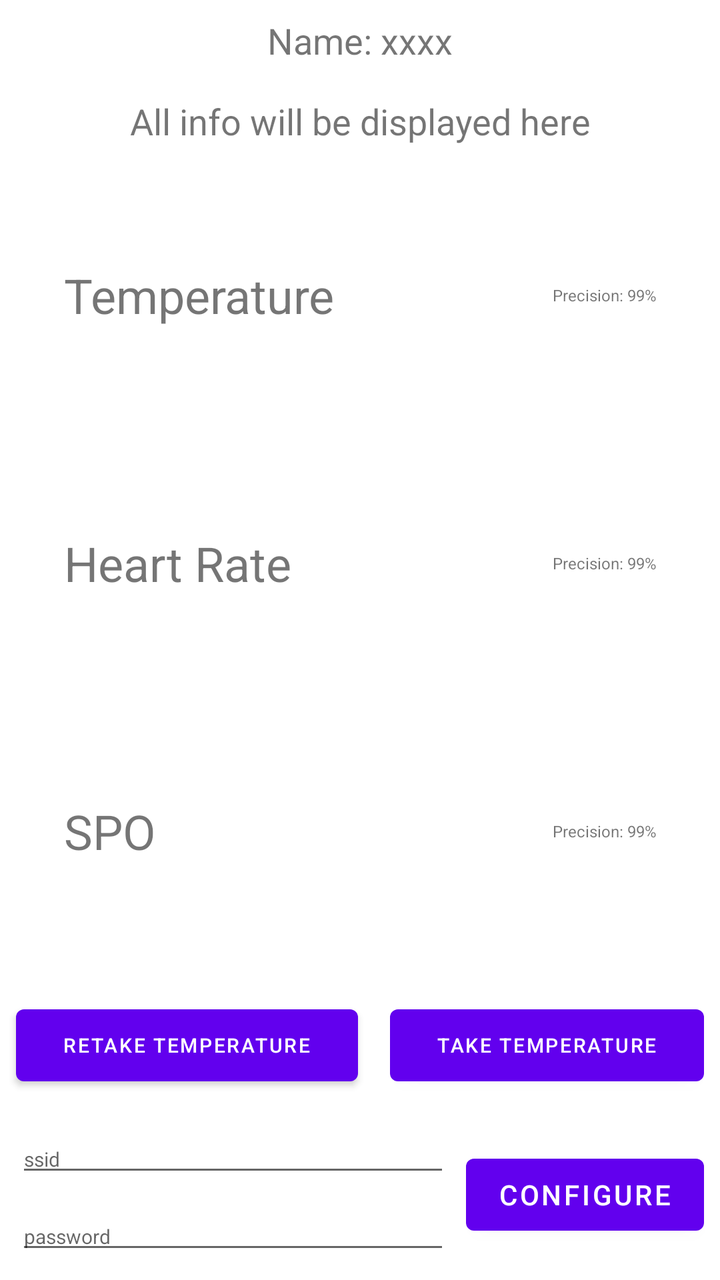
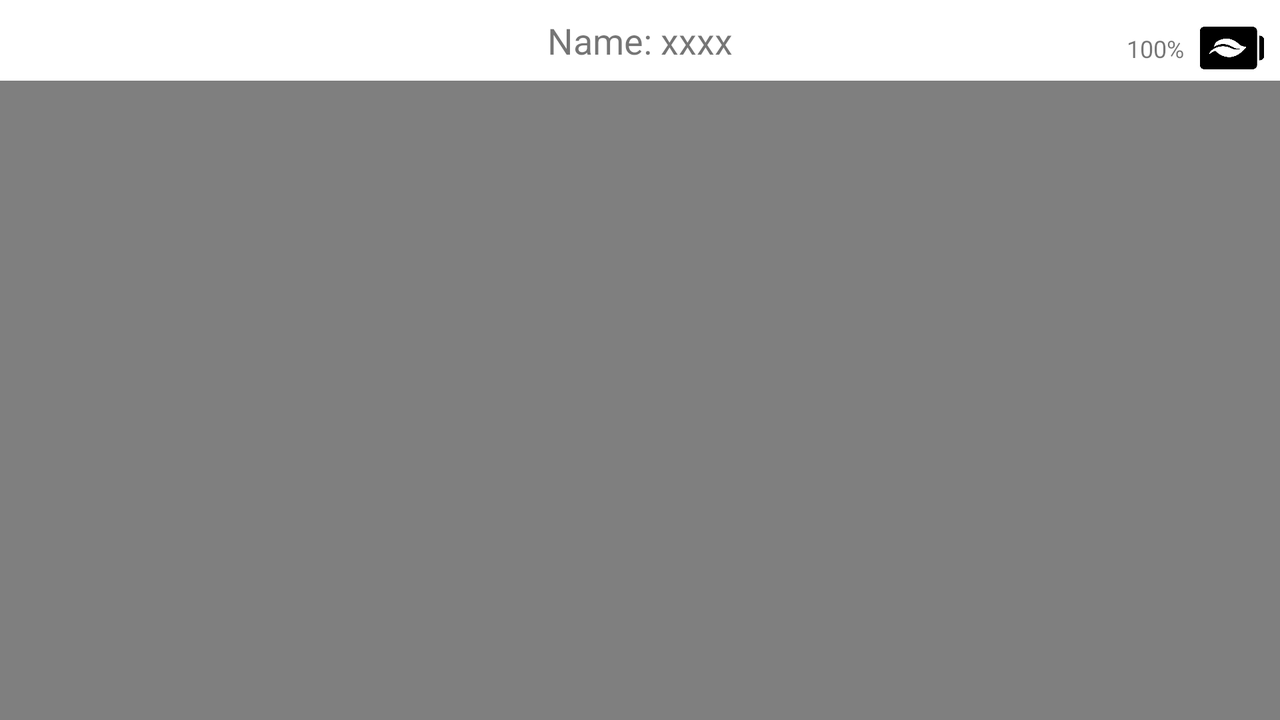

One screen, two layout resources from the same app: the default and the repository's alternative for another configuration. Each is rendered where Android would select it; the XML of both is given below.
<!-- AndroidManifest.xml: application theme AppTheme -->
<!-- res/layout/activity_session.xml -->
<?xml version="1.0" encoding="utf-8"?>
<android.support.constraint.ConstraintLayout xmlns:android="http://schemas.android.com/apk/res/android"
    xmlns:app="http://schemas.android.com/apk/res-auto"
    xmlns:tools="http://schemas.android.com/tools"
    android:layout_width="match_parent"
    android:layout_height="match_parent"
    tools:context=".SessionActivity">

    <TextView
        android:id="@+id/name_view"
        android:layout_width="wrap_content"
        android:layout_height="wrap_content"
        android:layout_marginEnd="8dp"
        android:layout_marginStart="8dp"
        android:layout_marginTop="8dp"
        android:textSize="18sp"
        app:layout_constraintEnd_toEndOf="parent"
        app:layout_constraintStart_toStartOf="parent"
        app:layout_constraintTop_toTopOf="parent"
        tools:text="Name: xxxx" />

    <LinearLayout
        android:id="@+id/LL1"
        android:layout_width="match_parent"
        android:layout_height="0dp"
        android:layout_marginBottom="8dp"
        android:orientation="horizontal"
        android:visibility="gone"
        app:layout_constraintBottom_toTopOf="@+id/LL3"
        app:layout_constraintStart_toStartOf="parent">

        <com.anychart.AnyChartView
            android:id="@+id/temp_view"
            android:layout_width="match_parent"
            android:layout_height="400dp"
            android:layout_weight="1">

        </com.anychart.AnyChartView>

        <LinearLayout
            android:id="@+id/LL2"
            android:layout_width="match_parent"
            android:layout_height="400dp"
            android:layout_weight="1"
            android:orientation="vertical">

            <com.anychart.AnyChartView
                android:id="@+id/heart_view"
                android:layout_width="match_parent"
                android:layout_height="match_parent"
                android:layout_weight="1">

            </com.anychart.AnyChartView>

            <com.anychart.AnyChartView
                android:id="@+id/oxygen_view"
                android:layout_width="match_parent"
                android:layout_height="match_parent"
                android:layout_weight="1">

            </com.anychart.AnyChartView>
        </LinearLayout>
    </LinearLayout>

    <LinearLayout
        android:id="@+id/LL3"
        android:layout_width="match_parent"
        android:layout_height="wrap_content"
        android:layout_marginBottom="8dp"
        android:orientation="horizontal"
        app:layout_constraintBottom_toTopOf="@+id/et_ssid"
        app:layout_constraintStart_toStartOf="parent">

        <Button
            android:id="@+id/thermo_button"
            android:layout_width="wrap_content"
            android:layout_height="wrap_content"
            android:layout_marginBottom="8dp"
            android:layout_marginEnd="8dp"
            android:layout_marginStart="8dp"
            android:layout_weight="1"
            android:text="Retake Temperature"
            android:textSize="10sp"
            app:layout_constraintBottom_toTopOf="@+id/oxy_button"
            app:layout_constraintEnd_toEndOf="parent"
            app:layout_constraintStart_toStartOf="parent" />

        <Button
            android:id="@+id/oxy_button"
            android:layout_width="wrap_content"
            android:layout_height="wrap_content"
            android:layout_marginBottom="8dp"
            android:layout_marginEnd="8dp"
            android:layout_marginStart="8dp"
            android:layout_weight="1"
            android:text="Take Temperature"
            android:textSize="10sp"
            app:layout_constraintBottom_toBottomOf="parent"
            app:layout_constraintEnd_toEndOf="parent"
            app:layout_constraintStart_toStartOf="parent" />
    </LinearLayout>

    <ScrollView
        android:id="@+id/scrollview"
        android:layout_width="match_parent"
        android:layout_height="200dp"
        android:layout_marginBottom="8dp"
        android:layout_marginEnd="8dp"
        android:layout_marginStart="8dp"
        android:visibility="gone"
        app:layout_constraintBottom_toTopOf="@+id/LL1"
        app:layout_constraintEnd_toEndOf="parent"
        app:layout_constraintStart_toStartOf="parent">

        <TextView
            android:id="@+id/message_box"
            android:layout_width="match_parent"
            android:layout_height="wrap_content"
            android:layout_marginBottom="8dp"
            android:layout_marginEnd="8dp"
            android:layout_marginStart="8dp"
            app:layout_constraintEnd_toEndOf="parent"
            app:layout_constraintStart_toStartOf="parent"
            tools:text="No message yet" />
    </ScrollView>

    <Button
        android:id="@+id/configure_button"
        android:layout_width="wrap_content"
        android:layout_height="wrap_content"
        android:layout_marginBottom="8dp"
        android:layout_marginEnd="8dp"
        android:layout_marginTop="8dp"
        android:text="CONFIGURE"
        android:visibility="visible"
        app:layout_constraintBottom_toBottomOf="parent"
        app:layout_constraintEnd_toEndOf="parent"
        app:layout_constraintTop_toBottomOf="@+id/LL3" />

    <EditText
        android:id="@+id/et_ssid"
        android:layout_width="0dp"
        android:layout_height="wrap_content"
        android:layout_marginBottom="8dp"
        android:layout_marginEnd="8dp"
        android:layout_marginStart="8dp"
        android:ems="10"
        android:hint="ssid"
        android:inputType="textPersonName"
        android:textSize="10sp"
        android:visibility="visible"
        app:layout_constraintBottom_toTopOf="@+id/et_pass"
        app:layout_constraintEnd_toStartOf="@+id/configure_button"
        app:layout_constraintStart_toStartOf="parent" />

    <EditText
        android:id="@+id/et_pass"
        android:layout_width="0dp"
        android:layout_height="wrap_content"
        android:layout_marginBottom="8dp"
        android:layout_marginEnd="8dp"
        android:layout_marginStart="8dp"
        android:ems="10"
        android:hint="password"
        android:inputType="textPassword"
        android:textSize="10sp"
        android:visibility="visible"
        app:layout_constraintBottom_toBottomOf="parent"
        app:layout_constraintEnd_toStartOf="@+id/configure_button"
        app:layout_constraintStart_toStartOf="parent" />

    <LinearLayout
        android:layout_width="match_parent"
        android:layout_height="0dp"
        android:layout_marginBottom="16dp"
        android:layout_marginEnd="32dp"
        android:layout_marginStart="32dp"
        android:layout_marginTop="8dp"
        android:orientation="vertical"
        app:layout_constraintBottom_toTopOf="@+id/scrollview"
        app:layout_constraintEnd_toEndOf="parent"
        app:layout_constraintStart_toStartOf="parent"
        app:layout_constraintTop_toBottomOf="@+id/tv_info_display">

        <LinearLayout
            android:layout_width="match_parent"
            android:layout_height="match_parent"
            android:layout_weight="1"
            android:gravity="center_vertical"
            android:orientation="horizontal">

            <TextView
                android:id="@+id/textView4"
                android:layout_width="wrap_content"
                android:layout_height="wrap_content"
                android:text="Temperature    "
                android:textSize="24sp" />

            <ImageView
                android:id="@+id/imageView1"
                android:layout_width="25dp"
                android:layout_height="25dp"
                android:visibility="invisible"
                app:srcCompat="@drawable/red_cross" />

            <TextView
                android:id="@+id/temp_val"
                android:layout_width="wrap_content"
                android:layout_height="wrap_content"
                android:layout_weight="1"
                android:textAlignment="center"
                android:textSize="24sp" />

            <TextView
                android:id="@+id/temp_prec_val"
                android:layout_width="wrap_content"
                android:layout_height="wrap_content"
                android:textAlignment="textEnd"
                android:textSize="8sp"
                tools:text="Precision: 99%" />
        </LinearLayout>

        <LinearLayout
            android:layout_width="match_parent"
            android:layout_height="match_parent"
            android:layout_weight="1"
            android:gravity="center_vertical"
            android:orientation="horizontal">

            <TextView
                android:id="@+id/textView5"
                android:layout_width="wrap_content"
                android:layout_height="wrap_content"
                android:text="Heart Rate       "
                android:textSize="24sp" />

            <ImageView
                android:id="@+id/imageView2"
                android:layout_width="25dp"
                android:layout_height="25dp"
                android:visibility="invisible"
                app:srcCompat="@drawable/red_cross" />

            <TextView
                android:id="@+id/hr_val"
                android:layout_width="wrap_content"
                android:layout_height="wrap_content"
                android:layout_weight="1"
                android:textAlignment="center"
                android:textSize="24sp" />

            <TextView
                android:id="@+id/hr_prec_val"
                android:layout_width="wrap_content"
                android:layout_height="wrap_content"
                android:textAlignment="textEnd"
                android:textSize="8sp"
                tools:text="Precision: 99%" />
        </LinearLayout>

        <LinearLayout
            android:layout_width="match_parent"
            android:layout_height="match_parent"
            android:layout_weight="1"
            android:gravity="center_vertical"
            android:orientation="horizontal">

            <TextView
                android:id="@+id/textView6"
                android:layout_width="wrap_content"
                android:layout_height="wrap_content"
                android:text="SPO                  "
                android:textSize="24sp" />

            <ImageView
                android:id="@+id/imageView3"
                android:layout_width="25dp"
                android:layout_height="25dp"
                android:visibility="invisible"
                app:srcCompat="@drawable/red_cross" />

            <TextView
                android:id="@+id/oxy_val"
                android:layout_width="wrap_content"
                android:layout_height="wrap_content"
                android:layout_weight="1"
                android:textAlignment="center"
                android:textSize="24sp" />

            <TextView
                android:id="@+id/oxy_prec_val"
                android:layout_width="wrap_content"
                android:layout_height="wrap_content"
                android:textAlignment="textEnd"
                android:textSize="8sp"
                tools:text="Precision: 99%" />
        </LinearLayout>

    </LinearLayout>

    <TextView
        android:id="@+id/tv_info_display"
        android:layout_width="wrap_content"
        android:layout_height="wrap_content"
        android:layout_marginEnd="8dp"
        android:layout_marginStart="8dp"
        android:layout_marginTop="16dp"
        android:textAlignment="center"
        android:textSize="18sp"
        app:layout_constraintEnd_toEndOf="parent"
        app:layout_constraintStart_toStartOf="parent"
        app:layout_constraintTop_toBottomOf="@+id/name_view"
        tools:text="All info will be displayed here" />


</android.support.constraint.ConstraintLayout>
<!-- resources referenced by this layout -->
<resources>

</resources>
<!-- res/layout-land/activity_session.xml (the repository's variant of the layout above) -->
<!-- drawn on the phone turned sideways -->
<?xml version="1.0" encoding="utf-8"?>
<android.support.constraint.ConstraintLayout xmlns:android="http://schemas.android.com/apk/res/android"
    xmlns:app="http://schemas.android.com/apk/res-auto"
    xmlns:tools="http://schemas.android.com/tools"
    android:layout_width="match_parent"
    android:layout_height="match_parent"
    tools:context=".SessionActivity">

    <TextView
        android:id="@+id/name_view"
        android:layout_width="wrap_content"
        android:layout_height="wrap_content"
        android:layout_marginEnd="8dp"
        android:layout_marginStart="8dp"
        android:layout_marginTop="8dp"
        android:textSize="18sp"
        app:layout_constraintEnd_toEndOf="parent"
        app:layout_constraintStart_toStartOf="parent"
        app:layout_constraintTop_toTopOf="parent"
        tools:text="Name: xxxx" />

    <LinearLayout
        android:id="@+id/LL1"
        android:layout_width="match_parent"
        android:layout_height="0dp"
        android:layout_marginBottom="8dp"
        android:orientation="horizontal"
        android:visibility="gone"
        app:layout_constraintBottom_toTopOf="@+id/LL3"
        app:layout_constraintStart_toStartOf="parent">

        <com.anychart.AnyChartView
            android:id="@+id/temp_view"
            android:layout_width="match_parent"
            android:layout_height="400dp"
            android:layout_weight="1">

        </com.anychart.AnyChartView>

        <LinearLayout
            android:id="@+id/LL2"
            android:layout_width="match_parent"
            android:layout_height="400dp"
            android:layout_weight="1"
            android:orientation="vertical">

            <com.anychart.AnyChartView
                android:id="@+id/heart_view"
                android:layout_width="match_parent"
                android:layout_height="match_parent"
                android:layout_weight="1">

            </com.anychart.AnyChartView>

            <com.anychart.AnyChartView
                android:id="@+id/oxygen_view"
                android:layout_width="match_parent"
                android:layout_height="match_parent"
                android:layout_weight="1">

            </com.anychart.AnyChartView>
        </LinearLayout>
    </LinearLayout>

    <LinearLayout
        android:id="@+id/LL3"
        android:layout_width="match_parent"
        android:layout_height="wrap_content"
        android:layout_marginBottom="8dp"
        android:orientation="horizontal"
        android:visibility="gone"
        app:layout_constraintBottom_toTopOf="@+id/et_ssid"
        app:layout_constraintStart_toStartOf="parent">

        <Button
            android:id="@+id/thermo_button"
            android:layout_width="wrap_content"
            android:layout_height="wrap_content"
            android:layout_marginBottom="8dp"
            android:layout_marginEnd="8dp"
            android:layout_marginStart="8dp"
            android:layout_weight="1"
            android:text="Retake Temperature"
            android:textSize="10sp"
            app:layout_constraintBottom_toTopOf="@+id/oxy_button"
            app:layout_constraintEnd_toEndOf="parent"
            app:layout_constraintStart_toStartOf="parent" />

        <Button
            android:id="@+id/oxy_button"
            android:layout_width="wrap_content"
            android:layout_height="wrap_content"
            android:layout_marginBottom="8dp"
            android:layout_marginEnd="8dp"
            android:layout_marginStart="8dp"
            android:layout_weight="1"
            android:text="Take Temperature"
            android:textSize="10sp"
            app:layout_constraintBottom_toBottomOf="parent"
            app:layout_constraintEnd_toEndOf="parent"
            app:layout_constraintStart_toStartOf="parent" />
    </LinearLayout>

    <ScrollView
        android:id="@+id/log_display_scrollview"
        android:layout_width="match_parent"
        android:layout_height="200dp"
        android:layout_marginBottom="8dp"
        android:layout_marginEnd="8dp"
        android:layout_marginStart="8dp"
        android:visibility="gone"
        app:layout_constraintBottom_toTopOf="@+id/LL1"
        app:layout_constraintEnd_toEndOf="parent"
        app:layout_constraintStart_toStartOf="parent">

        <TextView
            android:id="@+id/message_box"
            android:layout_width="match_parent"
            android:layout_height="wrap_content"
            android:layout_marginBottom="8dp"
            android:layout_marginEnd="8dp"
            android:layout_marginStart="8dp"
            app:layout_constraintEnd_toEndOf="parent"
            app:layout_constraintStart_toStartOf="parent"
            tools:text="No message yet" />
    </ScrollView>

    <Button
        android:id="@+id/configure_button"
        android:layout_width="wrap_content"
        android:layout_height="wrap_content"
        android:layout_marginBottom="8dp"
        android:layout_marginEnd="8dp"
        android:layout_marginTop="8dp"
        android:text="CONFIGURE"
        android:visibility="gone"
        app:layout_constraintBottom_toBottomOf="parent"
        app:layout_constraintEnd_toEndOf="parent"
        app:layout_constraintTop_toBottomOf="@+id/LL3" />

    <EditText
        android:id="@+id/et_ssid"
        android:layout_width="0dp"
        android:layout_height="wrap_content"
        android:layout_marginBottom="8dp"
        android:layout_marginEnd="8dp"
        android:layout_marginStart="8dp"
        android:ems="10"
        android:hint="ssid"
        android:inputType="textPersonName"
        android:textSize="10sp"
        android:visibility="gone"
        app:layout_constraintBottom_toTopOf="@+id/et_pass"
        app:layout_constraintEnd_toStartOf="@+id/configure_button"
        app:layout_constraintStart_toStartOf="parent" />

    <EditText
        android:id="@+id/et_pass"
        android:layout_width="0dp"
        android:layout_height="wrap_content"
        android:layout_marginBottom="8dp"
        android:layout_marginEnd="8dp"
        android:layout_marginStart="8dp"
        android:ems="10"
        android:hint="password"
        android:inputType="textPassword"
        android:textSize="10sp"
        android:visibility="gone"
        app:layout_constraintBottom_toBottomOf="parent"
        app:layout_constraintEnd_toStartOf="@+id/configure_button"
        app:layout_constraintStart_toStartOf="parent" />

    <LinearLayout
        android:id="@+id/LL5"
        android:layout_width="match_parent"
        android:layout_height="0dp"
        android:layout_marginBottom="16dp"
        android:layout_marginEnd="32dp"
        android:layout_marginStart="32dp"
        android:layout_marginTop="8dp"
        android:orientation="vertical"
        android:visibility="gone"
        app:layout_constraintBottom_toTopOf="@+id/log_display_scrollview"
        app:layout_constraintEnd_toEndOf="parent"
        app:layout_constraintStart_toStartOf="parent"
        app:layout_constraintTop_toBottomOf="@+id/tv_info_display">

        <LinearLayout
            android:layout_width="match_parent"
            android:layout_height="match_parent"
            android:layout_weight="1"
            android:gravity="center_vertical"
            android:orientation="horizontal">

            <TextView
                android:id="@+id/textView4"
                android:layout_width="wrap_content"
                android:layout_height="wrap_content"
                android:text="Temperature    "
                android:textSize="24sp" />

            <ImageView
                android:id="@+id/imageView1"
                android:layout_width="25dp"
                android:layout_height="25dp"
                android:visibility="invisible"
                app:srcCompat="@drawable/red_cross" />

            <TextView
                android:id="@+id/temp_val"
                android:layout_width="wrap_content"
                android:layout_height="wrap_content"
                android:layout_weight="1"
                android:textAlignment="center"
                android:textSize="24sp" />

            <TextView
                android:id="@+id/temp_prec_val"
                android:layout_width="wrap_content"
                android:layout_height="wrap_content"
                android:textAlignment="textEnd"
                android:textSize="8sp"
                tools:text="Precision: 99%" />
        </LinearLayout>

        <LinearLayout
            android:layout_width="match_parent"
            android:layout_height="match_parent"
            android:layout_weight="1"
            android:gravity="center_vertical"
            android:orientation="horizontal">

            <TextView
                android:id="@+id/textView5"
                android:layout_width="wrap_content"
                android:layout_height="wrap_content"
                android:text="Heart Rate       "
                android:textSize="24sp" />

            <ImageView
                android:id="@+id/imageView2"
                android:layout_width="25dp"
                android:layout_height="25dp"
                android:visibility="invisible"
                app:srcCompat="@drawable/red_cross" />

            <TextView
                android:id="@+id/hr_val"
                android:layout_width="wrap_content"
                android:layout_height="wrap_content"
                android:layout_weight="1"
                android:textAlignment="center"
                android:textSize="24sp" />

            <TextView
                android:id="@+id/hr_prec_val"
                android:layout_width="wrap_content"
                android:layout_height="wrap_content"
                android:textAlignment="textEnd"
                android:textSize="8sp"
                tools:text="Precision: 99%" />
        </LinearLayout>

        <LinearLayout
            android:layout_width="match_parent"
            android:layout_height="match_parent"
            android:layout_weight="1"
            android:gravity="center_vertical"
            android:orientation="horizontal">

            <TextView
                android:id="@+id/textView6"
                android:layout_width="wrap_content"
                android:layout_height="wrap_content"
                android:text="SPO                  "
                android:textSize="24sp" />

            <ImageView
                android:id="@+id/imageView3"
                android:layout_width="25dp"
                android:layout_height="25dp"
                android:visibility="invisible"
                app:srcCompat="@drawable/red_cross" />

            <TextView
                android:id="@+id/oxy_val"
                android:layout_width="wrap_content"
                android:layout_height="wrap_content"
                android:layout_weight="1"
                android:textAlignment="center"
                android:textSize="24sp" />

            <TextView
                android:id="@+id/oxy_prec_val"
                android:layout_width="wrap_content"
                android:layout_height="wrap_content"
                android:textAlignment="textEnd"
                android:textSize="8sp"
                tools:text="Precision: 99%" />
        </LinearLayout>

    </LinearLayout>

    <TextView
        android:id="@+id/tv_info_display"
        android:layout_width="wrap_content"
        android:layout_height="wrap_content"
        android:layout_marginEnd="8dp"
        android:layout_marginStart="8dp"
        android:layout_marginTop="16dp"
        android:textAlignment="center"
        android:textSize="18sp"
        app:layout_constraintEnd_toEndOf="parent"
        app:layout_constraintStart_toStartOf="parent"
        app:layout_constraintTop_toBottomOf="@+id/name_view"
        tools:text="All info will be displayed here" />

    <VideoView
        android:id="@+id/videoView"
        android:layout_width="wrap_content"
        android:layout_height="wrap_content"
        android:layout_marginBottom="8dp"
        android:layout_marginEnd="8dp"
        android:layout_marginStart="8dp"
        android:layout_marginTop="16dp"
        android:visibility="visible"
        app:layout_constraintBottom_toBottomOf="parent"
        app:layout_constraintEnd_toEndOf="parent"
        app:layout_constraintStart_toStartOf="parent"
        app:layout_constraintTop_toBottomOf="@+id/tv_info_display" />

    <ImageView
        android:id="@+id/iv_battery"
        android:layout_width="32dp"
        android:layout_height="32dp"
        android:layout_marginEnd="8dp"
        android:layout_marginTop="8dp"
        app:layout_constraintEnd_toEndOf="parent"
        app:layout_constraintTop_toTopOf="parent"
        app:srcCompat="@drawable/battery_default" />

    <TextView
        android:id="@+id/tv_battery"
        android:layout_width="wrap_content"
        android:layout_height="wrap_content"
        android:layout_marginBottom="8dp"
        android:layout_marginEnd="8dp"
        android:layout_marginTop="8dp"
        android:textSize="12sp"
        app:layout_constraintBottom_toBottomOf="@+id/iv_battery"
        app:layout_constraintEnd_toStartOf="@+id/iv_battery"
        app:layout_constraintTop_toTopOf="@+id/iv_battery"
        tools:text="100%" />



</android.support.constraint.ConstraintLayout>
<!-- resources referenced by the variant -->
<!-- as the phone turned sideways resolves them -->
<resources>
  <!-- drawable battery_default: png bitmap (drawable, 5459 bytes) -->
</resources>
